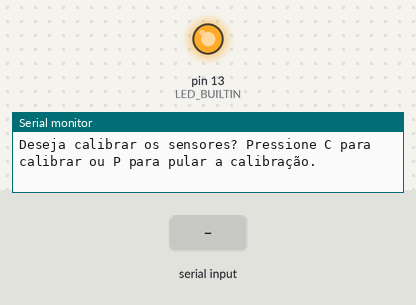
Simulated run of this sketch. Board: Arduino Nano, built with avr-gcc and run on an emulated ATmega328P. Parts: output pins drawn as LEDs (lit = HIGH), the last lines printed to the serial monitor. The inputs (shaded band) are chosen by the test bench. EEPROM starts erased.

Above: at 1.5 s.
1.6 s: "C" received over Serial
At 12.0 s:
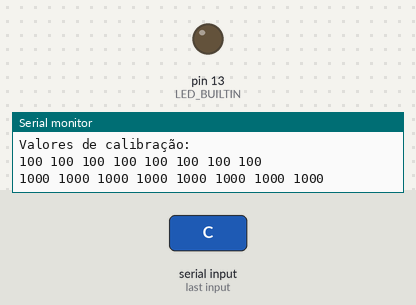
Timing chart, 0 to 13.1 s (numbered marks = the images above; inputs shaded):
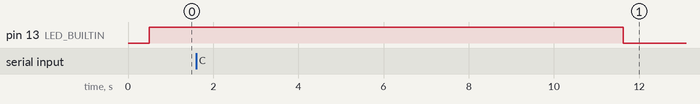

Measured:
- after the input at 1.6 s, pin 13 (LED_BUILTIN): HIGH → LOW after 10.0 s

The sketch:

gravandofaixa2.ino
```cpp
#include <QTRSensors.h>
#include <EEPROM.h>

QTRSensors qtr;

const uint8_t SensorCount = 8;
uint16_t sensorValues[SensorCount];

uint16_t minValues[SensorCount];
uint16_t maxValues[SensorCount];

bool calibrationDone = false;

void setup()
{
  Serial.begin(9600);

  loadCalibrationValues();

  qtr.setTypeAnalog();
  qtr.setSensorPins((const uint8_t[]){A0, A1, A2, A3, A4, A5, A6, A7}, SensorCount);
  qtr.setEmitterPin(2);

  delay(500);
  pinMode(LED_BUILTIN, OUTPUT);
  digitalWrite(LED_BUILTIN, HIGH);

  Serial.println("Deseja calibrar os sensores? Pressione C para calibrar ou P para pular a calibração.");

  while (!Serial.available())
  {
    delay(100);
  }
  char userInput = Serial.read(); // Ler a entrada do usuário

  if (userInput == 'C' || userInput == 'c')
  {
    Serial.println("Iniciando a calibração dos sensores...");
    calibrateSensors();
    saveCalibrationValues();
    calibrationDone = true;
    Serial.println("Calibração concluída. Utilizando valores calibrados.");
  }
  else if (userInput == 'P' || userInput == 'p')
  {
    Serial.println("Calibração pulada. Utilizando valores da EEPROM.");
     loadCalibrationValues();
    calibrationDone = true;
  }
  else
  {
    Serial.println("Opção inválida. Utilizando valores da EEPROM.");
    calibrationDone = true;
  }

  Serial.println("Valores de calibração:");
  for (uint8_t i = 0; i < SensorCount; i++)
  {
    Serial.print(minValues[i]);
    Serial.print(' ');
  }
  Serial.println();

  for (uint8_t i = 0; i < SensorCount; i++)
  {
    Serial.print(maxValues[i]);
    Serial.print(' ');
  }
  Serial.println();
  Serial.println();
  delay(1000);
}

void loop()
{
  if (calibrationDone)
  {

    uint16_t position = 0;
    position = qtr.readLineBlack(sensorValues);

    if (position < 1000)
    {
      Serial.println("Valores quando o sensor está na linha branca:");
    }
    else
    {
      Serial.println("Valores quando o sensor está na linha preta:");
    }

    for (uint8_t i = 0; i < SensorCount; i++)
    {
      Serial.print(sensorValues[i]);
      Serial.print('\t');
    }
    Serial.println();
  }

  delay(1000);
}

void calibrateSensors()
{
  for (uint16_t i = 0; i < 400; i++)
  {
    qtr.calibrate();
  }

  for (uint8_t j = 0; j < SensorCount; j++)
  {
    minValues[j] = qtr.calibrationOn.minimum[j];
    maxValues[j] = qtr.calibrationOn.maximum[j];
  }

  digitalWrite(LED_BUILTIN, LOW);
}
void readSensors() {
  uint16_t position = 0;

  // Sempre leia os sensores, mesmo que a calibração tenha sido pulada
  qtr.read(sensorValues);

  Serial.println("Valores dos sensores:");
  for (uint8_t i = 0; i < SensorCount; i++) {
    Serial.print(sensorValues[i]);
    Serial.print('\t');
  }
  Serial.println();
}

void saveCalibrationValues()
{
  for (uint8_t j = 0; j < SensorCount; j++)
  {
    EEPROM.put(j * sizeof(uint16_t) * 2, minValues[j]);
    EEPROM.put(j * sizeof(uint16_t) * 2 + sizeof(uint16_t), maxValues[j]);
  }
}

void loadCalibrationValues()
{
  for (uint8_t i = 0; i < SensorCount; i++)
  {
    EEPROM.get(i * sizeof(uint16_t) * 2, minValues[i]);
    EEPROM.get(i * sizeof(uint16_t) * 2 + sizeof(uint16_t), maxValues[i]);
  }
}
```
